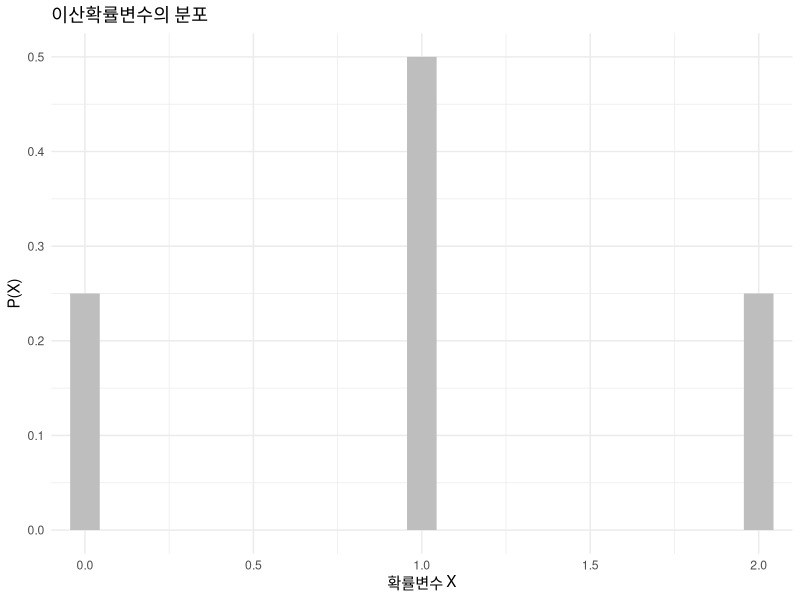

Here is the R script that generated this plot: (Note: this script raises an error after producing the figure.)
## ---- chunk 1
data<-data.frame(x=c(0,1,2), y=c(1/4, 1/2, 1/4))
library(tidyverse)
ggplot(data, aes(x=x, xend=x, y=0, yend=y))+
  geom_segment(color="grey", size=10)+
  labs(title="이산확률변수의 분포", x="확률변수 X", y="P(X)")+
  theme_minimal()
## ---- chunk 2
knitr::include_graphics("images/location_scale.png")
## ---- chunk 3
curve(dchisq(x, df = 1),
      from = 0, to = 35,
      ylim = c(0, 0.5),
      lwd = 2,
      col = "red",
      xlab = "x",
      ylab = "Density",
      main = "")

curve(dchisq(x, df = 3),
      from = 0, to = 35,
      add = TRUE,
      lwd = 2,
      col = "blue")

curve(dchisq(x, df = 5),
      from = 0, to = 35,
      add = TRUE,
      lwd = 2,
      col = "darkgreen")

curve(dchisq(x, df = 10),
      from = 0, to = 35,
      add = TRUE,
      lwd = 2,
      col = "orange")

curve(dchisq(x, df = 20),
      from = 0, to = 35,
      add = TRUE,
      lwd = 2,
      col = "purple")

legend("topright",
       legend = c("df = 1", "df = 3", "df = 5",
                  "df = 10", "df = 20"),
       col = c("red", "blue", "darkgreen",
               "orange", "purple"),
       lwd = 2,
       bty = "n")
## ---- chunk 4
curve(df(x, df1 = 2, df2 = 2),
      from = 0.01, to = 5,
      ylim = c(0, 1.2),
      lwd = 2,
      col = "red",
      xlab = "F",
      ylab = "Density",
      main = "")

curve(df(x, df1 = 5, df2 = 5),
      from = 0.01, to = 5,
      add = TRUE,
      lwd = 2,
      col = "blue")

curve(df(x, df1 = 10, df2 = 10),
      from = 0.01, to = 5,
      add = TRUE,
      lwd = 2,
      col = "darkgreen")

curve(df(x, df1 = 30, df2 = 30),
      from = 0.01, to = 5,
      add = TRUE,
      lwd = 2,
      col = "purple")

abline(v = 1, lty = 2, col = "grey50")

legend("topright",
       legend = c("df1 = 2, df2 = 2",
                  "df1 = 5, df2 = 5",
                  "df1 = 10, df2 = 10",
                  "df1 = 30, df2 = 30"),
       col = c("red", "blue", "darkgreen", "purple"),
       lwd = 2,
       bty = "n")
## ---- chunk 5
library(tidyverse)
data2<-data.frame(group=c(1,1,1,1,1,1,2,2,2,2,2,2,2,2,2,3,3,3,3,3,3,3,3,3,3), x=c(1,2,3,4,5,6,1.5,2,2.5,3,3.5,4,4.5,5,5.5,2,2.33,2.66,3,3.33,3.66,4,4.33,4.66,5), y=c(0.17, 0.17, 0.17, 0.17, 0.17, 0.17, 0.07,0.07, 0.13, 0.13, 0.20, 0.13, 0.13, 0.07, 0.07, 0.05, 0.05, 0.10, 0.15, 0.15, 0.15, 0.15, 0.10, 0.05, 0.05))
ggplot(data2, aes(x=x, xend=x, y=0, yend=y))+
  geom_segment(color="grey", size=10)+facet_wrap(~group)
  labs(title="표본사이즈에 따른 표본평균의 분포", x="표본평균", y="상대도수")+
  theme_minimal()
## ---- chunk 6
ppltn=c(1,2,3,4,5,6)
dt=list()
par(mfrow=c(2,3))

for (j in c(1,2,3, 5, 30, 100)){
  for (i in 1:10000){
    dt[[i]]=sample(ppltn, j, replace=TRUE) %>% mean}
  
  unlist(dt) %>%  hist(main=paste0("n=",j), prob=T)
}
## ---- chunk 7
knitr::include_graphics("images/confidential.png")
